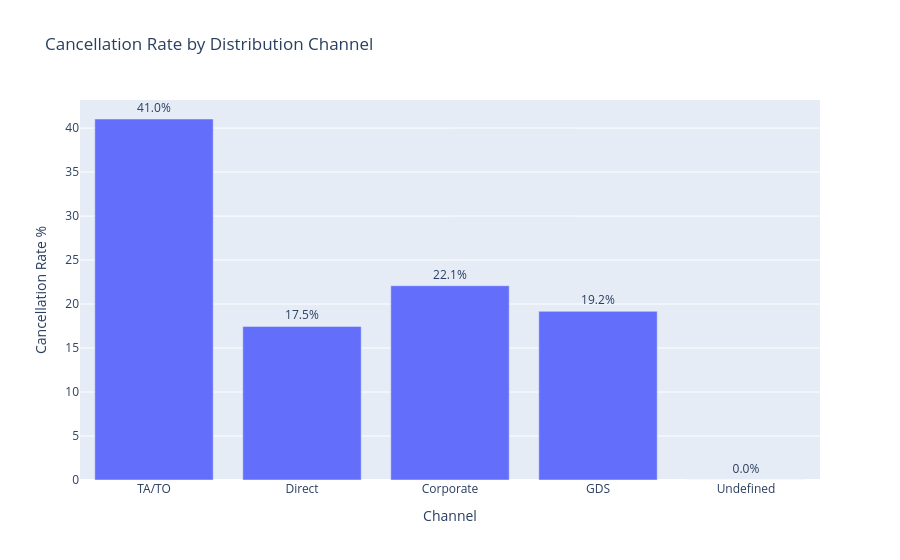

Notebook code cell kept with this figure:
### Code cell
fig = px.bar(
    channel_cancel.sort_values("Bookings", ascending=False),
    x="Channel", y="Cancellation Rate %", text="Cancellation Rate %",
    title="Cancellation Rate by Distribution Channel"
)
fig.update_traces(texttemplate="%{text:.1f}%", textposition="outside")
fig.show()

### Figure 1 — Plotly figure (JSON) as saved in the notebook; plotly's stock layout.template omitted (floating-point values rounded to 4 significant figures)
{"data": [{"hovertemplate": "Channel=%{x}<br>Cancellation Rate %=%{text}<extra></extra>", "legendgroup": "", "marker": {"color": "#636efa", "pattern": {"shape": ""}}, "name": "", "orientation": "v", "showlegend": false, "text": [41.03, 17.46, 22.08, 19.17, 0.0], "textposition": "outside", "texttemplate": "%{text:.1f}%", "type": "bar", "x": ["TA/TO", "Direct", "Corporate", "GDS", "Undefined"], "xaxis": "x", "y": [41.03, 17.46, 22.08, 19.17, 0.0], "yaxis": "y"}], "layout": {"barmode": "relative", "legend": {"tracegroupgap": 0}, "title": {"text": "Cancellation Rate by Distribution Channel"}, "xaxis": {"anchor": "y", "domain": [0.0, 1.0], "title": {"text": "Channel"}}, "yaxis": {"anchor": "x", "domain": [0.0, 1.0], "title": {"text": "Cancellation Rate %"}}}}
